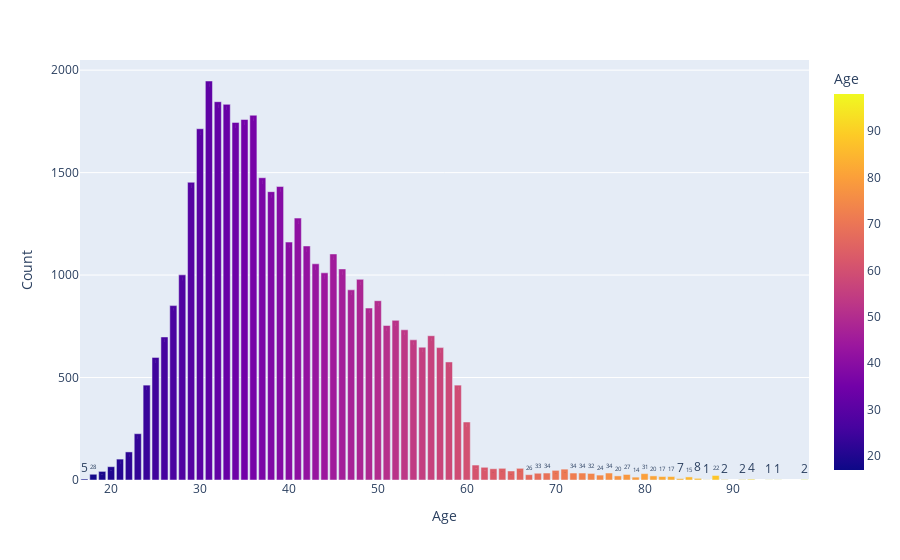

Notebook source saved alongside this figure:
### Code cell
vc = df['age'].value_counts().reset_index()
vc.columns = ['Age', 'Count']
fig = px.bar(vc, x='Age', y='Count', color='Age', text='Count')
fig.update_layout(
    title_x=0.5,
)

### Figure 1 — Plotly figure (JSON) as saved in the notebook; plotly's stock layout.template omitted (floating-point values rounded to 4 significant figures)
{"data": [{"alignmentgroup": "True", "hovertemplate": "Age=%{marker.color}<br>Count=%{text}<extra></extra>", "legendgroup": "", "marker": {"color": [31, 32, 33, 36, 35, 34, 30, 37, 29, 39, 38, 41, 40, 42, 45, 43, 46, 44, 28, 48, 47, 50, 27, 49, 52, 51, 53, 56, 26, 54, 55, 57, 25, 58, 24, 59, 60, 23, 22, 21, 61, 20, 62, 64, 66, 63, 71, 70, 65, 19, 76, 73, 72, 69, 68, 74, 80, 18, 78, 67, 75, 88, 77, 81, 83, 82, 85, 79, 86, 84, 17, 92, 98, 89, 91, 94, 87, 95], "coloraxis": "coloraxis", "pattern": {"shape": ""}}, "name": "", "offsetgroup": "", "orientation": "v", "showlegend": false, "text": [1947, 1846, 1833, 1780, 1759, 1745, 1714, 1475, 1453, 1432, 1407, 1278, 1161, 1142, 1103, 1055, 1030, 1011, 1001, 979, 928, 875, 851, 839, 779, 754, 733, 704, 698, 684, 648, 646, 598, 576, 463, 463, 283, 226, 137, 102, 73, 65, 62, 57, 57, 55, 53, 47, 44, 42, 34, 34, 34, 34, 33, 32, 31, 28, 27, 26, 24, 22, 20, 20, 17, 17, 15, 14, 8, 7, 5, 4, 2, 2, 2, 1, 1, 1], "textposition": "auto", "type": "bar", "x": [31, 32, 33, 36, 35, 34, 30, 37, 29, 39, 38, 41, 40, 42, 45, 43, 46, 44, 28, 48, 47, 50, 27, 49, 52, 51, 53, 56, 26, 54, 55, 57, 25, 58, 24, 59, 60, 23, 22, 21, 61, 20, 62, 64, 66, 63, 71, 70, 65, 19, 76, 73, 72, 69, 68, 74, 80, 18, 78, 67, 75, 88, 77, 81, 83, 82, 85, 79, 86, 84, 17, 92, 98, 89, 91, 94, 87, 95], "xaxis": "x", "y": [1947, 1846, 1833, 1780, 1759, 1745, 1714, 1475, 1453, 1432, 1407, 1278, 1161, 1142, 1103, 1055, 1030, 1011, 1001, 979, 928, 875, 851, 839, 779, 754, 733, 704, 698, 684, 648, 646, 598, 576, 463, 463, 283, 226, 137, 102, 73, 65, 62, 57, 57, 55, 53, 47, 44, 42, 34, 34, 34, 34, 33, 32, 31, 28, 27, 26, 24, 22, 20, 20, 17, 17, 15, 14, 8, 7, 5, 4, 2, 2, 2, 1, 1, 1], "yaxis": "y"}], "layout": {"barmode": "relative", "coloraxis": {"colorbar": {"title": {"text": "Age"}}, "colorscale": [[0, "#0d0887"], [0.1111, "#46039f"], [0.2222, "#7201a8"], [0.3333, "#9c179e"], [0.4444, "#bd3786"], [0.5556, "#d8576b"], [0.6667, "#ed7953"], [0.7778, "#fb9f3a"], [0.8889, "#fdca26"], [1, "#f0f921"]]}, "legend": {"tracegroupgap": 0}, "margin": {"t": 60}, "title": {"x": 0.5}, "xaxis": {"anchor": "y", "domain": [0, 1], "title": {"text": "Age"}}, "yaxis": {"anchor": "x", "domain": [0, 1], "title": {"text": "Count"}}}}
